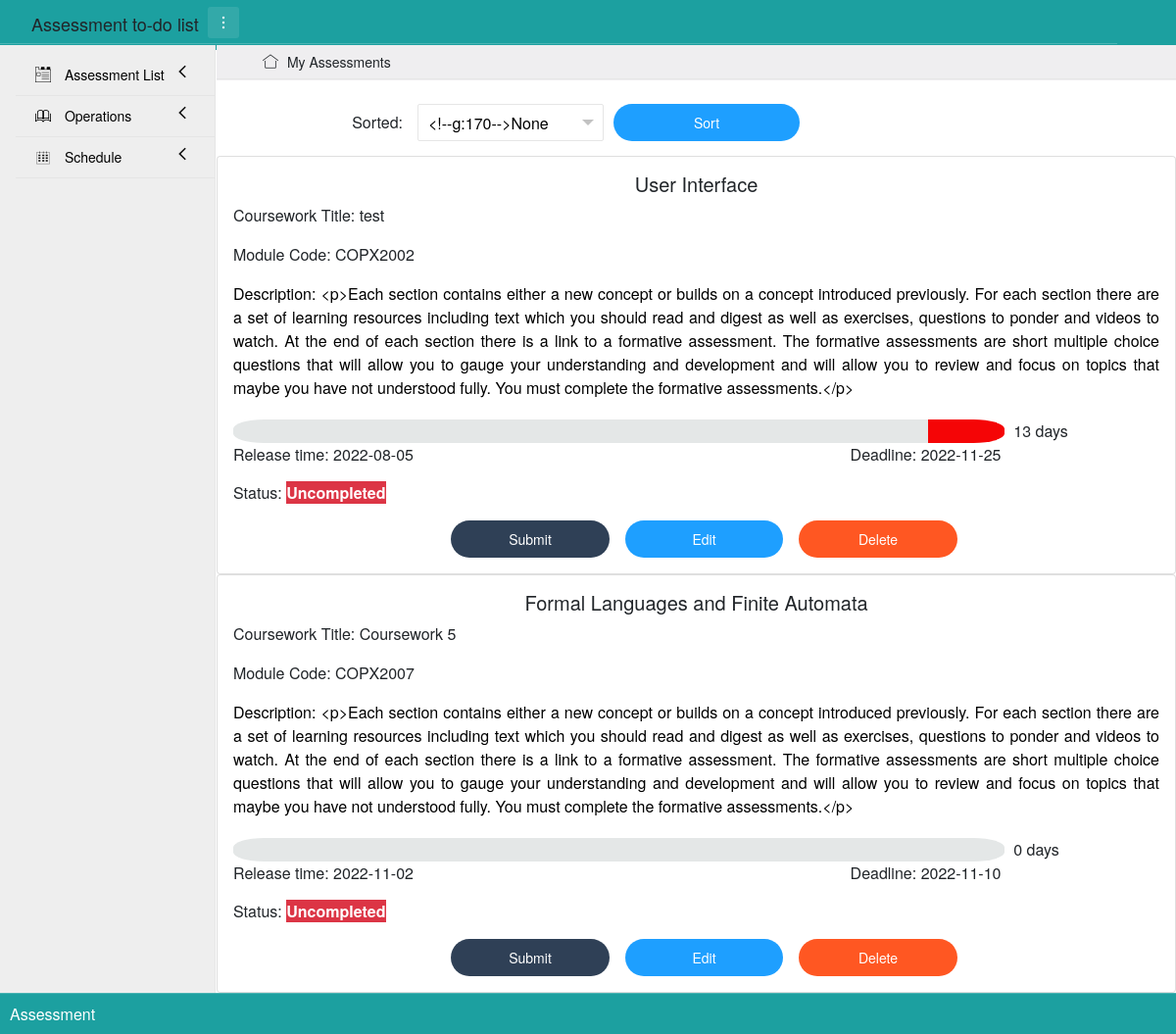
The page /uncompleted on the database its author committed.
### app/models.py (models this page shows)
class Assessment(db.Model):
    __tablename__ = 'assessments'
    id = db.Column(db.Integer, primary_key=True)
    module = db.Column(db.String(100))
    title = db.Column(db.String(100))
    code = db.Column(db.String(10))
    release_day = db.Column(db.Date())
    deadline = db.Column(db.Date())
    description = db.Column(db.String(3000))
    status = db.Column(db.Boolean())

### app/views.py (the view, shortened to what this page needs)
@app.route('/uncompleted', methods=['GET', 'POST'])
def uncompleted():
    assessment = Assessment.query.filter_by(status=0).all()
    assessment_list = wrap_assessment(assessment)
    form = SortForm()
    print(form.validate_on_submit())
    return render_template('show.html', assessments=assessment_list, PageTitle="Uncompleted Assessment", form=form)

### app/forms.py
class SortForm(FlaskForm):
    method = SelectField('Sorted by', choices=[(0, "None"), (1, 'Module'), (2, 'Title'), (3, 'Release time'),
                                               (4, 'Deadline')], validators=[DataRequired()])
    submit = SubmitField('Sort')

### app/views.py (called while the page is built)
def wrap_assessment(assessment):
    curr_time = datetime.now()
    res = []
    for i in assessment:
        left_time = (i.deadline - curr_time.date()).days
        all_time = (i.deadline - i.release_day).days
        num = left_time * 10 / all_time
        if num <= 0:
            num = 0
        elif num <= 1:
            num = 1
        elif 9 <= num < 10:
            num = 9
        elif num == 10:
            num = 10
        else:
            num = int(round(num))
        day = []
        for j in range(10):
            if 9 - j < num:
                day.append(1)
            else:
                day.append(0)
        if left_time < 0:
            left_time = 0
        res.append([i, num, day, left_time])
    return res

### app/templates/show.html (shortened to what this page needs)
{% extends "base.html" %}
{% block content %}
    <br>
    <div class="layui-container">
        <div class="layui-row">
            {% if PageTitle == "All Assessments" %}
            <form method="post" name="show" class="layui-form">
                <div class="layui-form-item">
                    {{form.csrf_token()}}
                    <label class="layui-form-label col-lg-2 col-md-3 layui-col-sm12">Sorted:</label>
                    <div id="block" class="layui-input-block layui-input-inline">
                        {{ form.method(class_="form-control" ) }}
                    </div>
                    {{form.submit(class_="layui-btn layui-btn-radius layui-btn-normal layui-input-inline")}}
                </div>
            </form>
            {% elif PageTitle == "Uncompleted Assessment" %}
            <form method="post" name="uncompleted" class="layui-form">
                <div class="layui-form-item">
                    <label class="layui-form-label col-lg-2 col-md-3 layui-col-sm12">Sorted:</label>
                    <div id="block2" class="layui-input-block layui-input-inline">
                    </div>
                    {{form.submit(class_="layui-btn layui-btn-radius layui-btn-normal layui-input-inline")}}
                </div>
            </form>
            {% endif %}
        </div>
    </div>
    <div class="row over" data-masonry='{"percentPosition": true }'>
        {% for assessment in assessments %}
        <div class="col-sm-12 col-lg-12 col-md-12 over">
            <div class="card">
                <div class="card-body">
                    <h5 class="card-title text-center">{{ assessment[0].module }}</h5>
                    <p class="card-text">Coursework Title: {{ assessment[0].title }}</p>
                    <p class="card-text">Module Code: {{ assessment[0].code }}</p>
                    <p class="card-text text-font">Description: {{ assessment[0].description }}</p>
                    <div class="card-text time-lable">
                        {% for k in assessment[2] %}
                        {% if k == 1 %}
                        {% if assessment[1] >= 7 %}
                        <div class="time1 col-1 ">&nbsp;</div>
                        {% elif assessment[1] >= 3 %}
                        <div class="time2 col-1 ">&nbsp;</div>
                        {% else %}
                        <div class="time3 col-1 ">&nbsp;</div>
                        {% endif %}
                        {% else %}
                        <div class="notime col-1 ">&nbsp;</div>
                        {% endif %}
                        {% endfor %}
                        <div class="col-2 left">&nbsp;&nbsp;{{assessment[3]}} days</div>
                        <div class="row">
                            <div class="col-4 left">Release time: {{ assessment[0].release_day }}</div>
                            <div class="col-2">&nbsp;</div>
                            <div class="col-4 right">Deadline: {{ assessment[0].deadline }}</div>
                        </div>
                    </div>
                    <p class="card-text">
                        Status:
                        {% if assessment[0].status == 0 %}
                        <strong class="btn-danger">Uncompleted</strong>
                        {% else %}
                        Completed
                        {% endif %}
                    </p>
                    <div class="row justify-content-center">
                        {% if assessment[0].status ==0 %}
                        <a href="{{url_for('mark', id=assessment[0].id, page = PageTitle)}}" id="but" class="layui-btn layui-btn-radius layui-bg-cyan card-link col-lg-2 col-md-3 col-sm-3">
                            Submit
                        </a>
                        {% else %}
                        <a href="{{url_for('mark', id=assessment[0].id, page = PageTitle)}}" id="butt" class="layui-btn layui-btn-radius layui-bg-cyan card-link col-lg-2 col-md-3 col-sm-3">
                            Cancel submission
                        </a>
                        {% endif %}
                        <a href="{{ url_for('edit', id=assessment[0].id, page = PageTitle) }}" class="layui-btn layui-btn-radius layui-btn-normal card-link col-lg-2 col-md-3 col-sm-3">
                            Edit
                        </a>
                        <a href="{{ url_for('delete', id=assessment[0].id, page = PageTitle) }}" class="layui-btn layui-btn-radius layui-btn-danger card-link col-lg-2 col-md-3 col-sm-3">
                            Delete
                        </a>
                    </div>
                </div>
            </div>
        </div>
        {% endfor %}
    </div>
{% endblock %}

### app/static/css/index.css (style rules this page uses)
.time3 { background-color: #F50506; float: left; color: #F50506; }
.notime { background-color: #E4E7E7; float: left; color: #E4E7E7; }
.over { overflow-x: hidden; }
a { color: black; padding: 0; text-decoration: none; }
.text-font { color: black; text-align: justify; }
.left { float: left; text-align: left; }
.right { float: left; text-align: right; }
.time-lable { margin-top: 20px; margin-bottom: 15px; }
div.time1:nth-child(10), div.time2:nth-child(10), div.time3:nth-child(10), div.notime:nth-child(10) { border-radius: 0 40% 40% 0; }
div.time1:nth-child(1), div.time2:nth-child(1), div.time3:nth-child(1), div.notime:nth-child(1) { border-radius: 40% 0 0 40%; }
a#but, a#butt { margin-left: 1rem; }
div#block, div#block1, div#block2 { margin-left: 0; }

### rows shown on the page
Assessment: module "User Interface", title "test", code "COPX2002", description "<p>Each section contains either a new concept or builds on a concept introduced previously. For each section there are a set of learning resources including text which you should read and digest as well as exercises, questions to ponder and videos to watch. At the end of each section there is a link to a formative assessment. The formative assessments are short multiple choice questions that will allow you to gauge your understanding and development and will allow you to review and focus on topics that maybe you have not understood fully. You must complete the formative assessments.</p>", assessment "13", release_day "2022-08-05", deadline "2022-11-25", status "Uncompleted"
Assessment: module "Formal Languages and Finite Automata", title "Coursework 5", code "COPX2007", description "<p>Each section contains either a new concept or builds on a concept introduced previously. For each section there are a set of learning resources including text which you should read and digest as well as exercises, questions to ponder and videos to watch. At the end of each section there is a link to a formative assessment. The formative assessments are short multiple choice questions that will allow you to gauge your understanding and development and will allow you to review and focus on topics that maybe you have not understood fully. You must complete the formative assessments.</p>", status "0", release_day "2022-11-02", deadline "2022-11-10", shows "Uncompleted"
